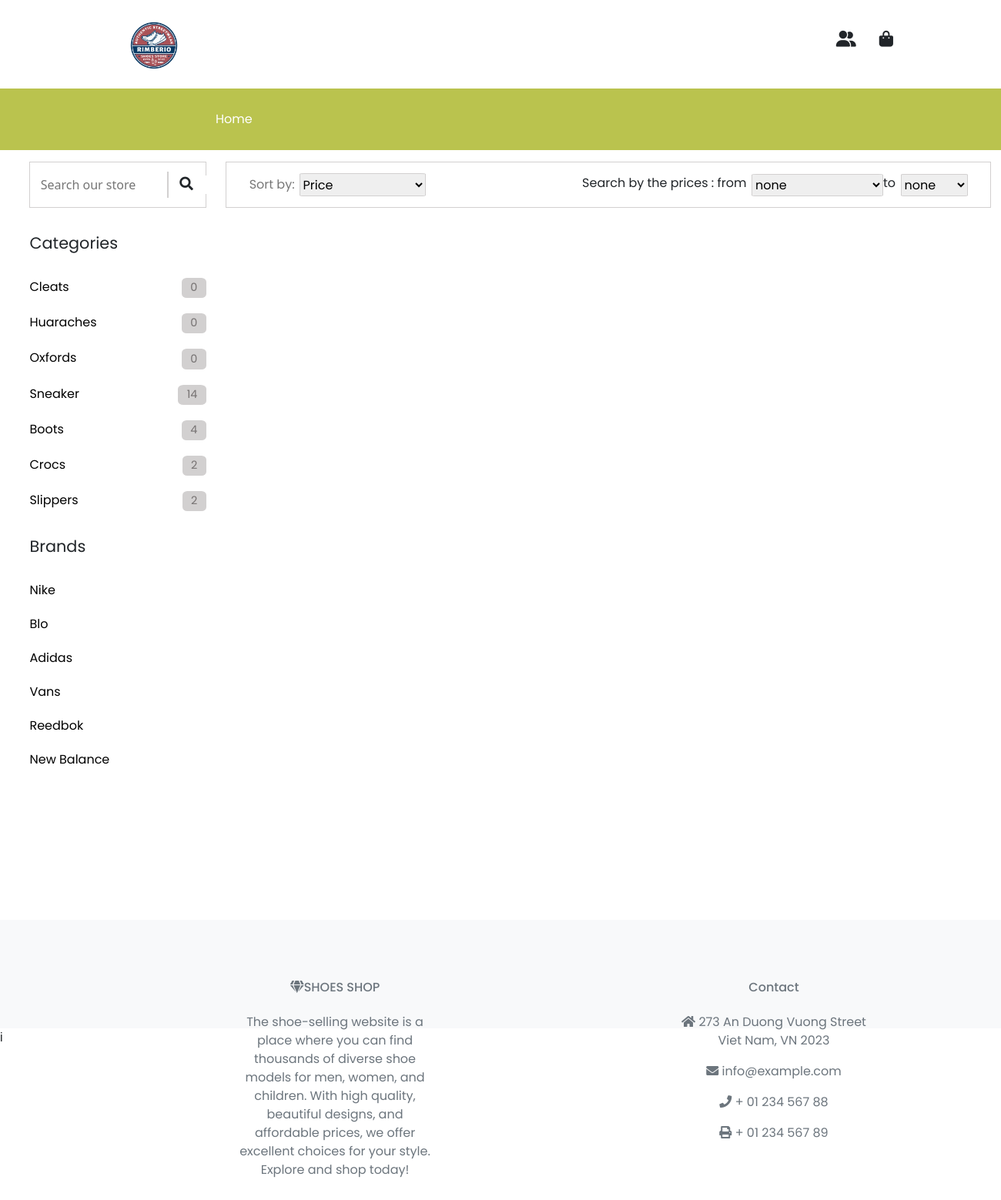
Screenshot of /web2-new--main/index.php (signed in) with the database file from the repository.
### tables this page shows
CREATE TABLE `category` (
  `ID` int(11) NOT NULL,
  `Name` varchar(255) NOT NULL
);

CREATE TABLE `brand` (
  `ID` int(11) NOT NULL,
  `Name` varchar(255) NOT NULL
);

### web2-new--main/web/block.php
<?php
 require_once('connectDB.php');
 ?>
<div class="block">
    <div class="top-section">
        <div class="Search-section" style="width: 70%;">
            <input type="text" class="Search-context" placeholder=" Search our store" accept-charset="UTF-8">
        </div>
        <div class="icon-section">
            <i class="fa fa-search" aria-hidden="true"></i>
        </div>
    </div>
    <div class="list-section">
        <p class="title">Categories</p>
        <ul class="template-list">
            <?php
             $query = "SELECT c.Name,c.ID,COUNT(p.ID) AS 'sum'
                          FROM category c LEFT JOIN product p ON p.Category_ID = c.ID
                             GROUP BY p.Category_ID,c.Name";
             $result = mysqli_query($conn, $query);
             while ($row = mysqli_fetch_assoc($result)) {
                 if (!$row['sum']) {
                     echo '<li>
                     <a href="#" value="' . $row["ID"] . '" class="category">' . $row["Name"] . '<span id="child">0</span> </a>
                     </li>';
                 } else {
                     echo '<li>
                     <a href="#" value="' . $row["ID"] . '" class="category">' . $row["Name"] . '<span>' . $row['sum'] . '</span> </a>
                     </li>';
                 }
             }
             ?>
        </ul>
    </div>
    <div class="list-section">
        <p class="title">Brands</p>
        <ul class="template-list">
            <?php
             $query = "SELECT * FROM brand";
             $result = mysqli_query($conn, $query);
             while ($row = mysqli_fetch_assoc($result)) {
                 echo '<li>
                     <a  href="#" value="' . $row["ID"] . '" class="brand">' . $row["Name"] . ' </a>
                     </li>';
             }
             ?>
        </ul>
    </div>
</div>

### web2-new--main/style.css (style rules this page uses)
:root { --my-font: -apple-system, BlinkMacSystemFont, Segoe UI, Roboto, Helvetica Neue, Arial, sans-serif, "Apple ColorEmoji", "Segoe UI Emoji", Segoe UI Symbol, "Noto Color Emoji"; --border-color: rgb(210, 208, 208); --main-color: rgb(65, 224, 25); }
body { font-family: 'Alegreya Sans', sans-serif; }
html { position: relative; min-height: 100%; }
body { margin-bottom: 300px; }
* { margin: 0; padding: 0; font-family: var(--my-font); }
.block { height: 100%; float: left; width: 18%; margin: 0 2%; }
.Search-section { margin-left: 4%; }
.top-section input { border: none; font-family: system-ui, -apple-system, BlinkMacSystemFont, "Segoe UI", Roboto, Oxygen, Ubuntu, Cantarell, "Open Sans", "Helvetica Neue", sans-serif; font-size: 100%; box-sizing: border-box; }
.top-section i { font-size: 110%; }
.icon-section { padding: 7% 7%; margin-right: 0px; position: relative; cursor: pointer; }
.icon-section::before { content: ""; display: inline; width: 3%; height: 60%; background: rgb(210, 208, 208); left: 0; top: 20%; position: absolute; }
.list-section { margin-top: 13%; font-family: var(--my-font); }
.list-section .title { font-size: 130%; margin-bottom: 20px; }
.template-list { margin-top: 30px; height: fit-content; display: flex; flex-direction: column; font-size: 100%; }
.template-list li { list-style-type: none; }
.template-list li a { text-decoration: none; color: black; display: flex; justify-content: space-between; cursor: pointer; }
.template-list li a span { padding: 1% 5%; font-size: 90%; background-color: var(--border-color); color: rgb(118, 114, 114); text-align: center; border-radius: 20%; }
.template-list li:not(:last-child) { margin-bottom: 20px; }
.top-section { margin-top: 15px; border: 1px var(--border-color) solid; height: 60px; box-sizing: border-box; width: 100%; display: flex; flex-direction: row; justify-content: space-between; text-align: center; align-items: center; font-family: system-ui, -apple-system, BlinkMacSystemFont, "Segoe UI", Roboto, Oxygen, Ubuntu, Cantarell, "Open Sans", "Helvetica Neue", sans-serif; }

### web2-new--main/web/detail.css (style rules this page uses)
* { box-sizing: border-box; font-family: -apple-system, BlinkMacSystemFont, Segoe UI, Roboto, Helvetica Neue, Arial, sans-serif, "Apple ColorEmoji", "Segoe UI Emoji", Segoe UI Symbol, "Noto Color Emoji"; margin: 0; padding: 0; }

### web2-new--main/web/header.css (style rules this page uses)
* { font-family: "Poppins", sans-serif; margin: 0; padding: 0; box-sizing: border-box; list-style: none; scroll-behavior: smooth; scroll-padding: 2rem; }
:root { --main-color: #fd4646; --sec-color: #4946fd; --text-color: #171427; --bg-color: #fff; }

### rows the page displays
category: $row["ID"] 8 (drawn), Name "Cleats"
category: $row["ID"] 5 (drawn), Name "Huaraches"
category: $row["ID"] 6 (drawn), Name "Oxfords"
category: $row["ID"] 1 (drawn), Name "Sneaker", sum "14"
category: $row["ID"] 2 (drawn), Name "Boots", sum "4"
category: $row["ID"] 4 (drawn), Name "Crocs", sum "2"
category: $row["ID"] 7 (drawn), Name "Slippers", sum "2"
brand: $row["ID"] 1 (drawn), Name "Nike"
brand: $row["ID"] 2 (drawn), Name "Blo"
brand: $row["ID"] 4 (drawn), Name "Adidas"
brand: $row["ID"] 5 (drawn), Name "Vans"
brand: $row["ID"] 6 (drawn), Name "Reedbok"
brand: $row["ID"] 7 (drawn), Name "New Balance"
